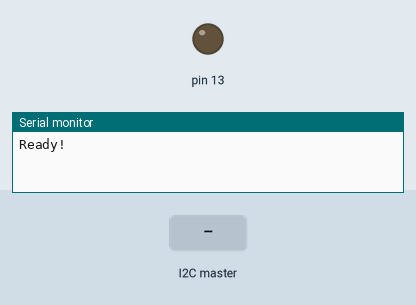
Bench run of a program on a simulated Arduino Uno, built with avr-gcc and run on an emulated ATmega328P. On the bench: output pins drawn as LEDs (lit = HIGH), the last lines printed to the serial monitor. Inputs (shaded band) come from the test bench.

Above: at 1.2 s.
1.3 s: the I2C master sends the byte 1
At 2.5 s:
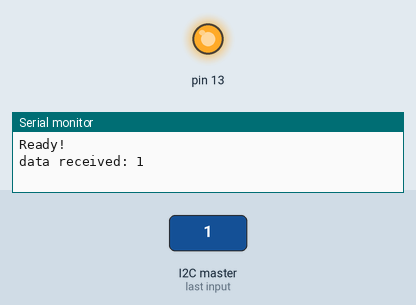
Timing chart, 0 to 4.3 s (numbered marks = the images above; inputs shaded):
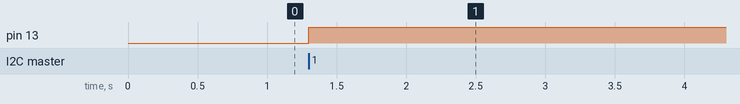

Measured:
- after the input at 1.3 s, pin 13: LOW → HIGH at once

The program:

main.cpp
```cpp
/**
 * Blink
 *
 * Turns on an LED on for one second,
 * then off for one second, repeatedly.
 */
#include "Arduino.h"
#include <Wire.h>

#define SLAVE_ADDRESS 0x05
int number = 0;
int state = 0;
void sendData();
void receiveData(int byteCount);

void setup() {
pinMode(13, OUTPUT);
Serial.begin(9600); // start serial for output
// initialize i2c as slave
Wire.begin(SLAVE_ADDRESS);

// define callbacks for i2c communication
Wire.onReceive(receiveData);
Wire.onRequest(sendData);

Serial.println("Ready!");
}

void loop() {
delay(100);
}

// callback for received data
void receiveData(int byteCount){

while(Wire.available()) {
number = Wire.read();
Serial.print("data received: ");
Serial.println(number);

if (number == 1){

if (state == 0){
digitalWrite(13, HIGH); // set the LED on
state = 1;
}
else{
digitalWrite(13, LOW); // set the LED off
state = 0;
}
}
}
}

// callback for sending data
void sendData(){
Wire.write(number);
}

//#ifndef LED_BUILTIN
//#define LED_BUILTIN 13
//#endif

//void setup()
//{
  //// initialize LED digital pin as an output.
  //pinMode(LED_BUILTIN, OUTPUT);
//}

//void loop()
//{
  //// turn the LED on (HIGH is the voltage level)
  //digitalWrite(13, 1);

  //// wait for a second
  //delay(500);

  //// turn the LED off by making the voltage LOW
  //digitalWrite(13,0);

   //// wait for a second
  //delay(500);
//}
```
